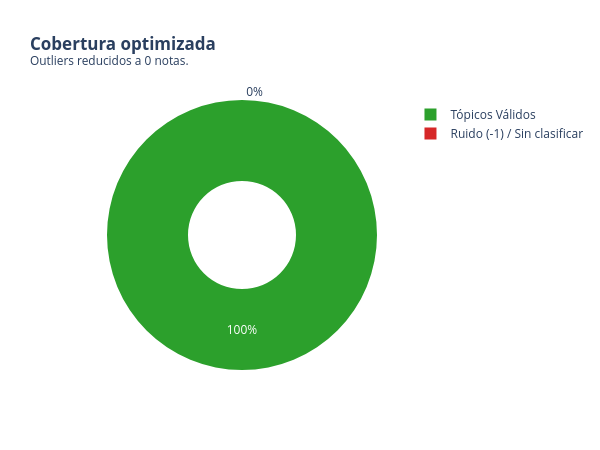

Notebook code for this chart:
### Markdown cell above
### 6.1 Solución: Redistribución por similitud de Embeddings
Tener la mitad del archivo sin clasificar no es viable para un sistema editorial. Para solucionarlo, forzamos al modelo a tomar todas las notas `-1` y buscar su centroide más cercano utilizando la distancia del coseno sobre los embeddings originales.

### Code cell
# ==============================================================================
# 1. ENTRENAMIENTO Y REDUCCIÓN DE OUTLIERS (Instancia Única)
# ==============================================================================
from umap import UMAP
from sklearn.feature_extraction.text import CountVectorizer
from bertopic.representation import KeyBERTInspired
from bertopic import BERTopic

vectorizer_model = CountVectorizer(stop_words=STOPWORDS, min_df=3)
representation_model = KeyBERTInspired()
umap_model = UMAP(n_neighbors=15, n_components=5, min_dist=0.0, metric='cosine', random_state=42)

topic_model = BERTopic(
    umap_model=umap_model,
    embedding_model=embedding_model,
    language="spanish",
    calculate_probabilities=True,
    min_topic_size=10,
    nr_topics=None,
    representation_model=representation_model,
    vectorizer_model=vectorizer_model,
)

print("1. Entrenando modelo híbrido base desde cero...")
topics, probs = topic_model.fit_transform(docs_lematizados, embeddings=embeddings_naturales)

outliers_base = topics.count(-1)
clasificados_base = len(topics) - outliers_base
pct_ruido = (outliers_base / len(topics)) * 100

print(f"\n2. Reasignando notas huérfanas (-1)... Ruido inicial: {pct_ruido:.1f}%")
nuevos_topics = topic_model.reduce_outliers(
    docs_lematizados,
    topics,
    strategy="embeddings",
    embeddings=embeddings_naturales
)

print("\n3. Recalibrando palabras clave (c-TF-IDF)...")
topic_model.update_topics(
    docs_lematizados,
    topics=nuevos_topics,
    vectorizer_model=vectorizer_model,
    representation_model=representation_model
)

topic_model.save(OUTPUT_DIR / "bertopic_hibrido_model") 
topics = nuevos_topics
print("\n✅ Modelo optimizado y guardado exitosamente.")

# ==============================================================================
# 2. DIAGNÓSTICO VISUAL DE OUTLIERS
# ==============================================================================
outliers_nuevos = topics.count(-1)
clasificados_nuevos = len(topics) - outliers_nuevos

fig_diag = go.Figure(data=[go.Pie(
    labels=["Ruido (-1) / Sin clasificar", "Tópicos Válidos"], 
    values=[outliers_nuevos, clasificados_nuevos],
    hole=.4,
    marker=dict(colors=["#d62728", "#2ca02c"])
)])

fig_diag.update_layout(
    title=f"<b>Cobertura optimizada</b><br><sup>Outliers reducidos a {outliers_nuevos} notas.</sup>",
    width=600, height=450,
    template="plotly_white"
)
fig_diag.show()

# ==============================================================================
# 3. EVOLUCIÓN TEMPORAL (Topics Over Time)
# ==============================================================================
print("\nCalculando evolución temporal de los tópicos...")
topics_over_time = topic_model.topics_over_time(
    docs=docs_lematizados,
    timestamps=timestamps.tolist(),
    datetime_format="%Y-%m-%d",
    nr_bins=20,
)

topics_over_time.to_csv(OUTPUT_DIR / "topics_over_time.csv", index=False)

analysis_df = df[['post_date', 'category']].copy()
analysis_df['category'] = categories_df['category_normalized']
analysis_df['category'] = analysis_df['category'].fillna('sin_categoria').astype(str).str.strip().replace('', 'sin_categoria')
analysis_df['post_date'] = pd.to_datetime(analysis_df['post_date'], errors='coerce')
analysis_df['topic'] = topics

topics_by_category = (
    analysis_df
    .assign(date=lambda x: x['post_date'].dt.to_period('M').dt.to_timestamp())
    .groupby(['date', 'category', 'topic'])
    .size()
    .reset_index(name='count')
)

topics_by_category.to_csv(OUTPUT_DIR / 'topics_over_time_by_category.csv', index=False)
print("-> Archivos temporales guardados en outputs.")

### Figure 1 — Plotly figure (JSON) as saved in the notebook; plotly's stock layout.template omitted (floating-point values rounded to 4 significant figures)
{"data": [{"hole": 0.4, "labels": ["Ruido (-1) / Sin clasificar", "Tópicos Válidos"], "marker": {"colors": ["#d62728", "#2ca02c"]}, "type": "pie", "values": [0, 3556]}], "layout": {"height": 450, "title": {"text": "<b>Cobertura optimizada</b><br><sup>Outliers reducidos a 0 notas.</sup>"}, "width": 600}}
